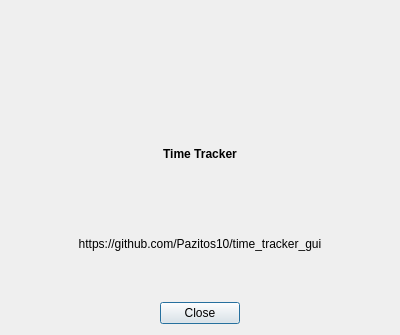
<?xml version="1.0" encoding="UTF-8"?>
<ui version="4.0">
 <class>dialog_about</class>
 <widget class="QDialog" name="dialog_about">
  <property name="windowModality">
   <enum>Qt::ApplicationModal</enum>
  </property>
  <property name="geometry">
   <rect>
    <x>0</x>
    <y>0</y>
    <width>400</width>
    <height>335</height>
   </rect>
  </property>
  <property name="windowTitle">
   <string>About</string>
  </property>
  <property name="modal">
   <bool>true</bool>
  </property>
  <layout class="QVBoxLayout" name="verticalLayout">
   <item>
    <spacer name="verticalSpacer">
     <property name="orientation">
      <enum>Qt::Vertical</enum>
     </property>
     <property name="sizeType">
      <enum>QSizePolicy::Fixed</enum>
     </property>
     <property name="sizeHint" stdset="0">
      <size>
       <width>20</width>
       <height>10</height>
      </size>
     </property>
    </spacer>
   </item>
   <item>
    <widget class="QLabel" name="app_logo">
     <property name="text">
      <string/>
     </property>
     <property name="pixmap">
      <pixmap resource="resources.qrc">:/images/icon_full.png</pixmap>
     </property>
     <property name="alignment">
      <set>Qt::AlignCenter</set>
     </property>
     <property name="openExternalLinks">
      <bool>true</bool>
     </property>
    </widget>
   </item>
   <item>
    <widget class="QLabel" name="app_name">
     <property name="font">
      <font>
       <weight>75</weight>
       <bold>true</bold>
      </font>
     </property>
     <property name="text">
      <string>Time Tracker</string>
     </property>
     <property name="alignment">
      <set>Qt::AlignCenter</set>
     </property>
    </widget>
   </item>
   <item>
    <widget class="QLabel" name="app_repo_url">
     <property name="enabled">
      <bool>true</bool>
     </property>
     <property name="sizePolicy">
      <sizepolicy hsizetype="Expanding" vsizetype="Minimum">
       <horstretch>0</horstretch>
       <verstretch>0</verstretch>
      </sizepolicy>
     </property>
     <property name="text">
      <string>https://github.com/Pazitos10/time_tracker_gui</string>
     </property>
     <property name="textFormat">
      <enum>Qt::AutoText</enum>
     </property>
     <property name="scaledContents">
      <bool>false</bool>
     </property>
     <property name="alignment">
      <set>Qt::AlignCenter</set>
     </property>
     <property name="wordWrap">
      <bool>false</bool>
     </property>
     <property name="indent">
      <number>-1</number>
     </property>
     <property name="openExternalLinks">
      <bool>true</bool>
     </property>
     <property name="textInteractionFlags">
      <set>Qt::LinksAccessibleByMouse|Qt::TextSelectableByMouse</set>
     </property>
    </widget>
   </item>
   <item>
    <spacer name="verticalSpacer_2">
     <property name="orientation">
      <enum>Qt::Vertical</enum>
     </property>
     <property name="sizeType">
      <enum>QSizePolicy::Fixed</enum>
     </property>
     <property name="sizeHint" stdset="0">
      <size>
       <width>20</width>
       <height>10</height>
      </size>
     </property>
    </spacer>
   </item>
   <item>
    <widget class="QDialogButtonBox" name="push_btn_close">
     <property name="orientation">
      <enum>Qt::Horizontal</enum>
     </property>
     <property name="standardButtons">
      <set>QDialogButtonBox::Close</set>
     </property>
     <property name="centerButtons">
      <bool>true</bool>
     </property>
    </widget>
   </item>
  </layout>
 </widget>
 <resources>
  <include location="resources.qrc"/>
 </resources>
 <connections>
  <connection>
   <sender>push_btn_close</sender>
   <signal>accepted()</signal>
   <receiver>dialog_about</receiver>
   <slot>accept()</slot>
   <hints>
    <hint type="sourcelabel">
     <x>248</x>
     <y>254</y>
    </hint>
    <hint type="destinationlabel">
     <x>157</x>
     <y>274</y>
    </hint>
   </hints>
  </connection>
  <connection>
   <sender>push_btn_close</sender>
   <signal>rejected()</signal>
   <receiver>dialog_about</receiver>
   <slot>reject()</slot>
   <hints>
    <hint type="sourcelabel">
     <x>316</x>
     <y>260</y>
    </hint>
    <hint type="destinationlabel">
     <x>286</x>
     <y>274</y>
    </hint>
   </hints>
  </connection>
 </connections>
</ui>
